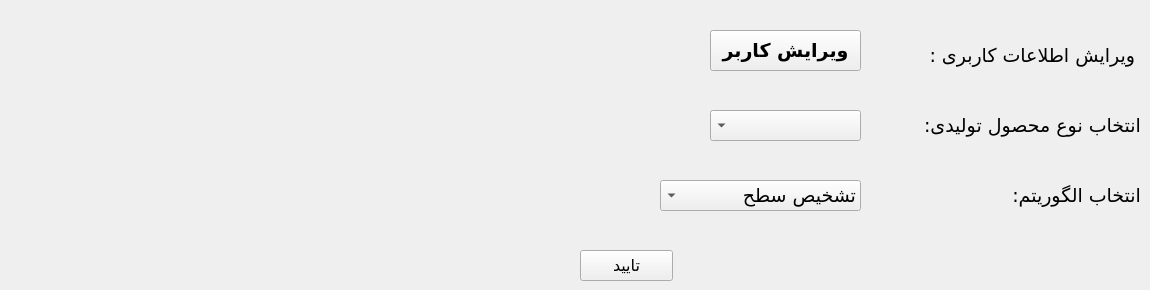
      <widget class="QWidget" name="tab_14">
       <attribute name="title">
        <string>Tab 1</string>
       </attribute>
       <widget class="QLabel" name="label_16">
        <property name="geometry">
         <rect>
          <x>900</x>
          <y>40</y>
          <width>241</width>
          <height>31</height>
         </rect>
        </property>
        <property name="font">
         <font>
          <family>Vazir</family>
          <pointsize>14</pointsize>
         </font>
        </property>
        <property name="layoutDirection">
         <enum>Qt::RightToLeft</enum>
        </property>
        <property name="text">
         <string> ویرایش اطلاعات کاربری :</string>
        </property>
       </widget>
       <widget class="QPushButton" name="curr_user_edit_btn">
        <property name="geometry">
         <rect>
          <x>710</x>
          <y>30</y>
          <width>151</width>
          <height>41</height>
         </rect>
        </property>
        <property name="font">
         <font>
          <family>Vazir</family>
          <pointsize>14</pointsize>
          <weight>75</weight>
          <bold>true</bold>
         </font>
        </property>
        <property name="text">
         <string>ویرایش کاربر</string>
        </property>
       </widget>
       <widget class="QLabel" name="label_28">
        <property name="geometry">
         <rect>
          <x>880</x>
          <y>110</y>
          <width>261</width>
          <height>31</height>
         </rect>
        </property>
        <property name="font">
         <font>
          <family>Vazir</family>
          <pointsize>14</pointsize>
         </font>
        </property>
        <property name="layoutDirection">
         <enum>Qt::RightToLeft</enum>
        </property>
        <property name="text">
         <string>انتخاب نوع محصول تولیدی:</string>
        </property>
       </widget>
       <widget class="QComboBox" name="productComboBox_2">
        <property name="geometry">
         <rect>
          <x>710</x>
          <y>110</y>
          <width>151</width>
          <height>31</height>
         </rect>
        </property>
        <property name="font">
         <font>
          <family>B Mitra</family>
          <pointsize>14</pointsize>
          <weight>50</weight>
          <italic>false</italic>
          <bold>false</bold>
         </font>
        </property>
        <property name="layoutDirection">
         <enum>Qt::RightToLeft</enum>
        </property>
        <property name="styleSheet">
         <string notr="true">font: 14pt &quot;B Mitra&quot;;</string>
        </property>
       </widget>
       <widget class="QPushButton" name="confirm_product_type_btn">
        <property name="geometry">
         <rect>
          <x>580</x>
          <y>250</y>
          <width>93</width>
          <height>31</height>
         </rect>
        </property>
        <property name="font">
         <font>
          <family>Vazir</family>
          <pointsize>12</pointsize>
         </font>
        </property>
        <property name="text">
         <string>تایید</string>
        </property>
       </widget>
       <widget class="QLabel" name="label_30">
        <property name="geometry">
         <rect>
          <x>880</x>
          <y>180</y>
          <width>261</width>
          <height>31</height>
         </rect>
        </property>
        <property name="font">
         <font>
          <family>Vazir</family>
          <pointsize>14</pointsize>
         </font>
        </property>
        <property name="layoutDirection">
         <enum>Qt::RightToLeft</enum>
        </property>
        <property name="text">
         <string>انتخاب الگوریتم:</string>
        </property>
       </widget>
       <widget class="QComboBox" name="algorithmComboBox">
        <property name="geometry">
         <rect>
          <x>660</x>
          <y>180</y>
          <width>201</width>
          <height>31</height>
         </rect>
        </property>
        <property name="font">
         <font>
          <family>B Mitra</family>
          <pointsize>14</pointsize>
          <weight>50</weight>
          <italic>false</italic>
          <bold>false</bold>
         </font>
        </property>
        <property name="layoutDirection">
         <enum>Qt::RightToLeft</enum>
        </property>
        <property name="styleSheet">
         <string notr="true">font: 14pt &quot;B Mitra&quot;;</string>
        </property>
        <item>
         <property name="text">
          <string>تشخیص سطح</string>
         </property>
        </item>
        <item>
         <property name="text">
          <string>تشخیص جسم خارجی</string>
         </property>
        </item>
       </widget>
       <widget class="QLabel" name="errorMessage_3">
        <property name="geometry">
         <rect>
          <x>30</x>
          <y>240</y>
          <width>511</width>
          <height>41</height>
         </rect>
        </property>
        <property name="font">
         <font>
          <family>B Titr</family>
          <pointsize>12</pointsize>
         </font>
        </property>
        <property name="text">
         <string/>
        </property>
       </widget>
       <widget class="QLabel" name="errorMessage_4">
        <property name="geometry">
         <rect>
          <x>10</x>
          <y>110</y>
          <width>621</width>
          <height>41</height>
         </rect>
        </property>
        <property name="font">
         <font>
          <family>B Titr</family>
          <pointsize>12</pointsize>
         </font>
        </property>
        <property name="text">
         <string/>
        </property>
       </widget>
       <widget class="QLabel" name="errorMessage_5">
        <property name="geometry">
         <rect>
          <x>60</x>
          <y>180</y>
          <width>571</width>
          <height>41</height>
         </rect>
        </property>
        <property name="font">
         <font>
          <family>B Titr</family>
          <pointsize>12</pointsize>
         </font>
        </property>
        <property name="text">
         <string/>
        </property>
       </widget>
      </widget>
